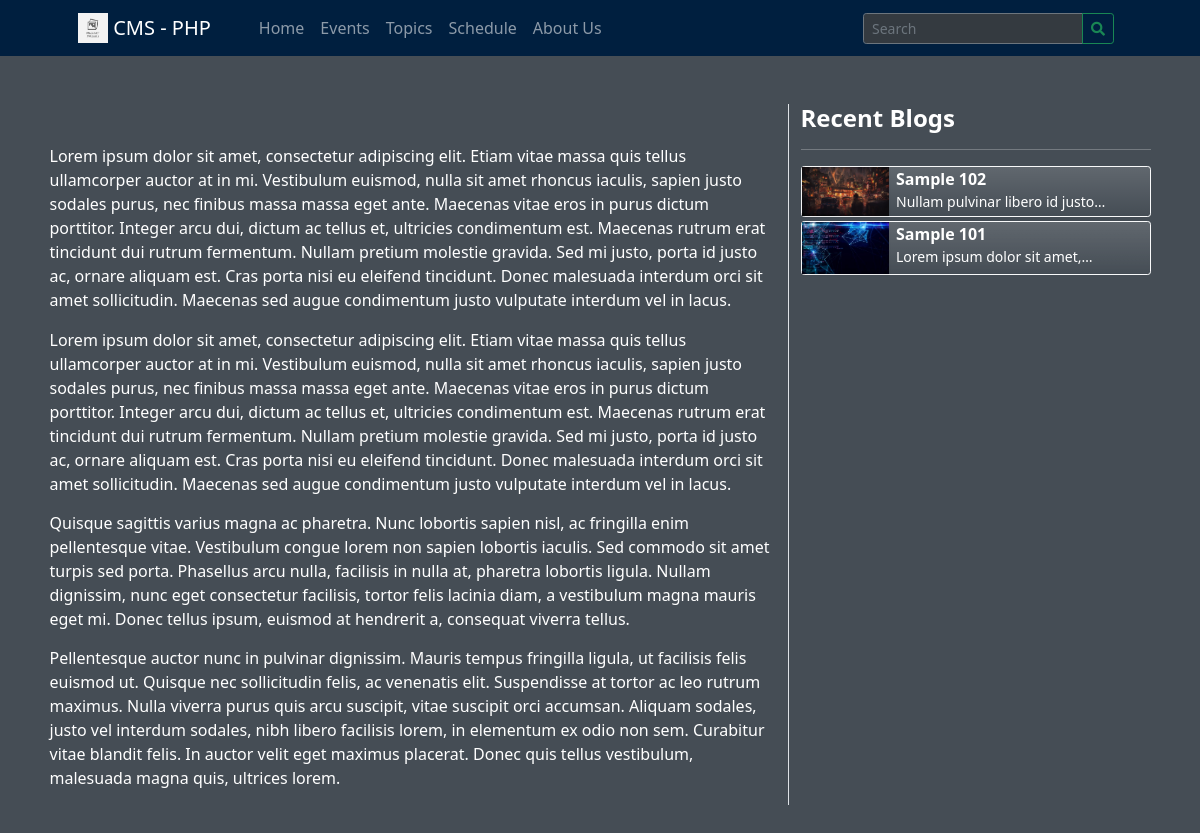
/causes.php, run on the app's committed database.
### tables this page shows
CREATE TABLE `blogs` (
  `id` int(30) NOT NULL,
  `title` text NOT NULL,
  `topic_id` int(30) DEFAULT NULL,
  `content` text NOT NULL,
  `keywords` text NOT NULL,
  `meta_description` text NOT NULL,
  `banner_path` text NOT NULL,
  `upload_dir_code` text NOT NULL,
  `status` tinyint(1) NOT NULL DEFAULT 0 COMMENT '0 = unpublished ,1= published',
  `blog_url` text NOT NULL,
  `author_id` int(30) NOT NULL,
  `date_created` datetime NOT NULL DEFAULT current_timestamp(),
  `date_updated` datetime DEFAULT NULL ON UPDATE current_timestamp()
);

### config.php (called while the page is built, shortened)
<?php
function validate_image($file){
	if(!empty($file)){
		if(is_file(base_app.$file)){
			return base_url.$file;
		}else{
			return base_url.'dist/img/no-image-available.png';
		}
	}else{
		return base_url.'dist/img/no-image-available.png';
	}
}
?>

### inc/body_block_end.php (the view, shortened to what this page needs)
            </div>
            <div class="col-lg-4 border-left">
              <h4><b>Recent Blogs</b></h4>
                   <hr>
                   <?php
                    $qry_blogs =$conn->query("SELECT * FROM `blogs` where `status` = 1 order by unix_timestamp(`date_created`) desc Limit 10");
                    while($row = $qry_blogs->fetch_assoc()):
                   ?>
                   <a href="<?php echo base_url.$row['blog_url'] ?>" class="w-100 d-flex pl-0 row-cols-2 text-decoration-none bg-light bg-gradient rounded-1 border-light border recent-item mb-1">
                       <div class="col-auto w-25 ml-0 p-0">
                           <img src="<?php echo validate_image($row['banner_path']) ?>" alt="Title" class="img-thumbnail recent-blog-img border-0 rounded-0  ml-0">
                       </div>
                       <div class="col-auto flex-grow-1 w-75">
                           <p class="truncate-1 m-0 "><b><?php echo $row['title'] ?></b></p>
                           <small class="truncate-1"><?php echo $row['meta_description'] ?></small>
                       </div>
                   </a>
                   <?php
                   endwhile;
                    ?>
            </div>
        </div>
    </div>
</div>
</body>

### data on the page
blogs: banner_path (picture), title "Sample 102", meta_description "Nullam pulvinar libero id…"
blogs: banner_path (picture), title "Sample 101", meta_description "Lorem ipsum dolor sit…"

### other printed values
$_settings->info('short_name') "CMS - PHP"
